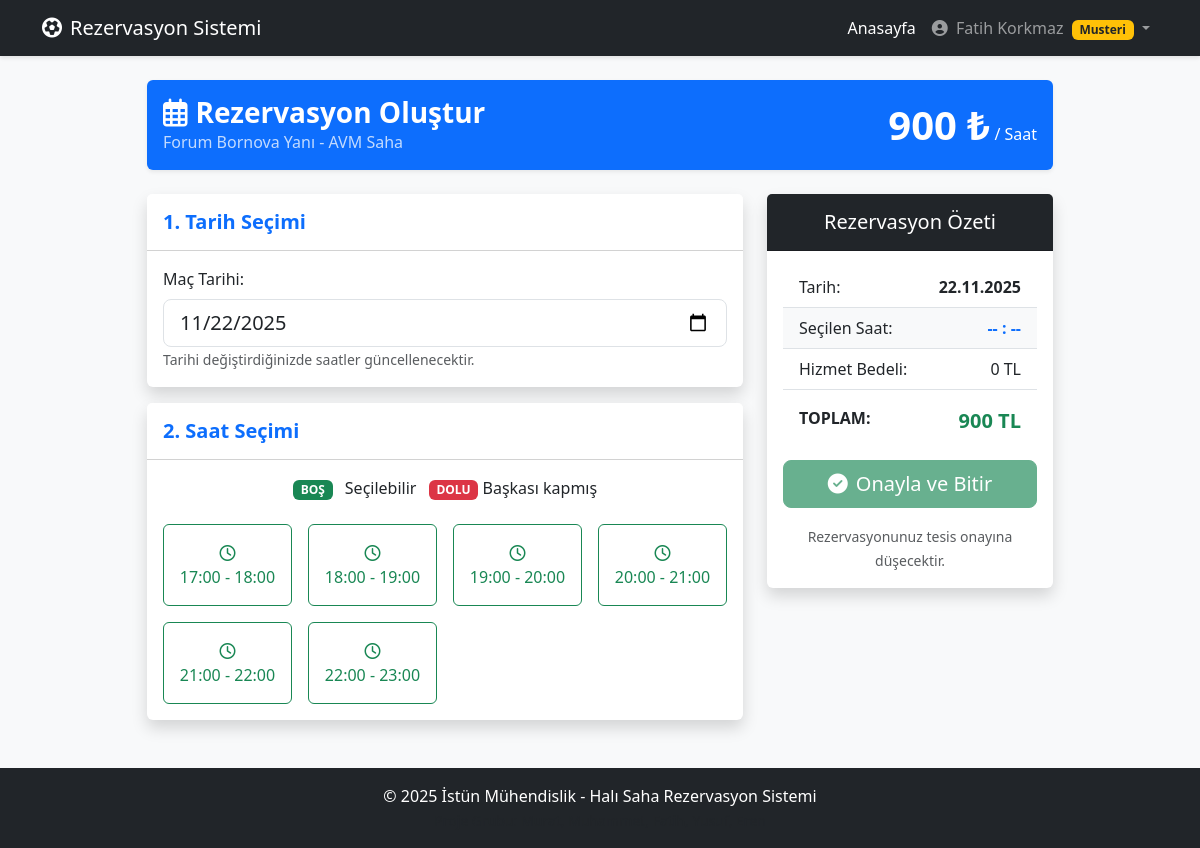
Page /rezervasyon_yap.php?saha_id=37 (signed in) on the committed database.
### tables this page shows
CREATE TABLE `sahalar` (
  `saha_id` int NOT NULL,
  `tesis_id` int NOT NULL,
  `saha_adi` varchar(100) NOT NULL,
  `zemin_tipi` enum('suni_cim','dogal_cim','hali','parke') DEFAULT 'suni_cim',
  `kapasite` int DEFAULT '14',
  `fiyat_saatlik` decimal(10,2) NOT NULL
);

CREATE TABLE `tesisler` (
  `tesis_id` int NOT NULL,
  `tesis_sahibi_id` int NOT NULL,
  `ilce_id` int NOT NULL,
  `tesis_adi` varchar(200) NOT NULL,
  `adres` text NOT NULL,
  `telefon` varchar(20) DEFAULT NULL,
  `aciklama` text,
  `kapak_resmi` varchar(255) DEFAULT NULL,
  `onay_durumu` tinyint(1) DEFAULT '0',
  `ortalama_puan` float DEFAULT '5'
);

CREATE TABLE `saatbloklari` (
  `saat_id` int NOT NULL,
  `baslangic_saati` time NOT NULL,
  `bitis_saati` time NOT NULL
);

### rezervasyon_yap.php (the view, shortened to what this page needs)
<?php
require_once 'includes/db.php';
include 'includes/header.php';
$saha_id = (int)$_GET['saha_id'];
$secilen_tarih = isset($_GET['tarih']) ? $_GET['tarih'] : date('Y-m-d');
$stmt = $pdo->prepare("CALL sp_SahaDetayGetir(?)");
$stmt->execute([$saha_id]);
$saha = $stmt->fetch();
$tumSaatler = $pdo->query("SELECT * FROM SaatBloklari ORDER BY baslangic_saati ASC")->fetchAll();
$doluSaatlerDizisi = [];
?>
<div class="container mb-5">
    <div class="row justify-content-center">
        <div class="col-md-10">
            <div class="card shadow-sm border-0 mb-4 bg-primary text-white">
                <div class="card-body d-flex justify-content-between align-items-center">
                    <div>
                        <h3 class="fw-bold mb-0"><i class="far fa-calendar-alt me-2"></i>Rezervasyon Oluştur</h3>
                        <p class="mb-0 opacity-75">
                            <?php echo $saha['tesis_adi']; ?> - <?php echo $saha['saha_adi']; ?>
                        </p>
                    </div>
                    <div class="text-end">
                        <span class="display-6 fw-bold"><?php echo number_format($saha['fiyat_saatlik'], 0); ?> ₺</span>
                        <span class="fs-6">/ Saat</span>
                    </div>
                </div>
            </div>
            <div class="row">
                <div class="col-lg-8">
                    <div class="card shadow border-0 mb-3">
                        <div class="card-header bg-white py-3">
                            <h5 class="fw-bold mb-0 text-primary">1. Tarih Seçimi</h5>
                        </div>
                        <div class="card-body">
                            <form action="" method="GET" id="tarihForm">
                                <label class="form-label">Maç Tarihi:</label>
                                <input type="date" name="tarih" class="form-control form-control-lg"
                                       value="<?php echo $secilen_tarih; ?>"
                                       min="<?php echo date('Y-m-d'); ?>"
                                       onchange="document.getElementById('tarihForm').submit()">
                                <small class="text-muted">Tarihi değiştirdiğinizde saatler güncellenecektir.</small>
                            </form>
                        </div>
                    </div>
                    <div class="card shadow border-0">
                        <div class="card-header bg-white py-3">
                            <h5 class="fw-bold mb-0 text-primary">2. Saat Seçimi</h5>
                        </div>
                        <div class="card-body">
                            <p class="text-center mb-4">
                                <span class="badge bg-success me-2">BOŞ</span> Seçilebilir
                                <span class="badge bg-danger ms-2">DOLU</span> Başkası kapmış
                            </p>
                            <div class="row row-cols-2 row-cols-md-3 row-cols-lg-4 g-3">
                                <?php foreach ($tumSaatler as $saat): ?>
                                    <?php
                                        $saat_metni = substr($saat['baslangic_saati'], 0, 5) . " - " . substr($saat['bitis_saati'], 0, 5);
                                        $dolu_mu = in_array($saat['saat_id'], $doluSaatlerDizisi);
                                        $gecmis_mi = false;
                                    ?>
                                    <div class="col">
                                        <?php if ($dolu_mu || $gecmis_mi): ?>
                                            <button class="btn btn-danger w-100 py-3 disabled" style="opacity: 0.6;">
                                                <?php echo $saat_metni; ?><br>
                                                <small><?php echo $gecmis_mi ? 'Geçti' : 'Dolu'; ?></small>
                                            </button>
                                        <?php else: ?>
                                            <button type="button"
                                                    onclick="saatSec(<?php echo $saat['saat_id']; ?>, '<?php echo $saat_metni; ?>')"
                                                    class="btn btn-outline-success w-100 py-3 saat-btn"
                                                    id="btn-<?php echo $saat['saat_id']; ?>">
                                                <i class="far fa-clock mb-1"></i><br>
                                                <?php echo $saat_metni; ?>
                                            </button>
                                        <?php endif; ?>
                                    </div>
                                <?php endforeach; ?>
                            </div>
                        </div>
                    </div>
                </div>
                <div class="col-lg-4 mt-4 mt-lg-0">
                    <div class="card shadow border-0 sticky-top" style="top: 20px;">
                        <div class="card-header bg-dark text-white text-center py-3">
                            <h5 class="mb-0">Rezervasyon Özeti</h5>
                        </div>
                        <div class="card-body">
                            <ul class="list-group list-group-flush mb-3">
                                <li class="list-group-item d-flex justify-content-between">
                                    <span>Tarih:</span>
                                    <strong><?php echo date("d.m.Y", strtotime($secilen_tarih)); ?></strong>
                                </li>
                                <li class="list-group-item d-flex justify-content-between bg-light">
                                    <span>Seçilen Saat:</span>
                                    <strong id="ozetSaat" class="text-primary">-- : --</strong>
                                </li>
                                <li class="list-group-item d-flex justify-content-between">
                                    <span>Hizmet Bedeli:</span>
                                    <span>0 TL</span>
                                </li>
                                <li class="list-group-item d-flex justify-content-between mt-2">
                                    <span class="fw-bold">TOPLAM:</span>
                                    <span class="fw-bold fs-5 text-success"><?php echo number_format($saha['fiyat_saatlik'], 0); ?> TL</span>
                                </li>
                            </ul>
                            <form action="rezervasyon_tamamla.php" method="POST">
                                <div class="d-grid">
                                    <button type="submit" class="btn btn-success btn-lg" id="onayBtn" disabled>
                                        <i class="fas fa-check-circle me-2"></i>Onayla ve Bitir
                                    </button>
                                </div>
                            </form>
                            <div class="text-center mt-3">
                                <small class="text-muted">Rezervasyonunuz tesis onayına düşecektir.</small>
                            </div>
                        </div>
                    </div>
                </div>
            </div>
        </div>
    </div>
</div>
<?php include 'includes/footer.php'; ?>

### includes/header.php (style rules this page uses)
body { background-color: #f8f9fa; }

### rows in the picture
sahalar: tesis.tesis_adi "Forum Bornova Yanı", saha_adi "AVM Saha", fiyat_saatlik "900"
saatbloklari: saat_metni "17:00 - 18:00"
saatbloklari: saat_metni "18:00 - 19:00"
saatbloklari: saat_metni "19:00 - 20:00"
saatbloklari: saat_metni "20:00 - 21:00"
saatbloklari: saat_metni "21:00 - 22:00"
saatbloklari: saat_metni "22:00 - 23:00"

### other values in the picture
$_SESSION['ad'] . ' ' . $_SESSION['soyad'] "Fatih Korkmaz"
$_SESSION['rol'] "Musteri"
date("d.m.Y", strtotime($secilen_tarih)) "22.11.2025"
